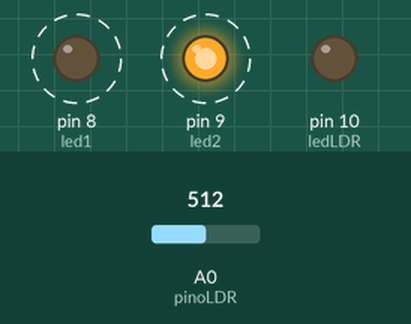
Bench run of a sketch on a simulated Arduino Uno, built with avr-gcc and run on an emulated ATmega328P. Shown: output pins drawn as LEDs (lit = HIGH). Dashed ring = blinking. The test bench sets the inputs (shaded band); at power-on: A0 (pinoLDR) = 512. What the sketch prints to the serial monitor is not drawn.

Above: at 1.2 s.
1.3 s: A0 (pinoLDR) set to 315
4.3 s: A0 (pinoLDR) set to 287
At 4.9 s:
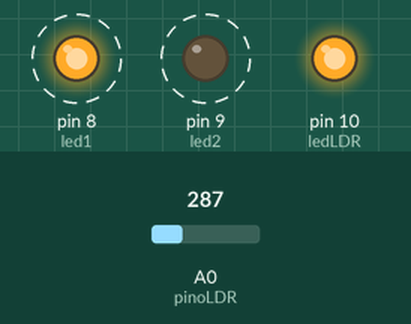
7.3 s: A0 (pinoLDR) set to 306
At 7.9 s:
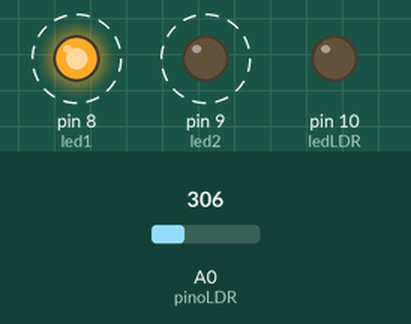
10.3 s: A0 (pinoLDR) set to 290
At 11.4 s:
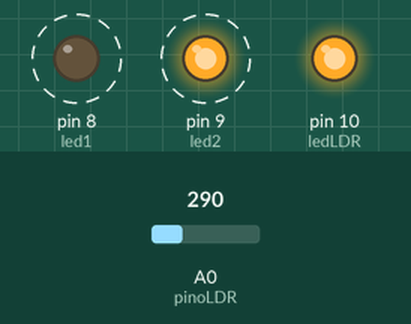
Timing chart, 0 to 14.3 s (numbered marks = the images above; inputs shaded):
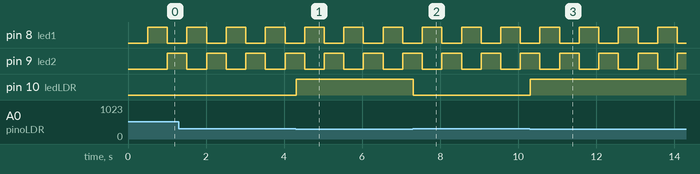

Measured:
- the behaviour switches between 300 and 299 on A0 (pinoLDR) (found by bisection; images 0 and 1)
- after the input at 4.3 s, pin 10 (ledLDR): LOW → HIGH at once
- after the input at 7.3 s, pin 10 (ledLDR): HIGH → LOW at once
- after the input at 10.3 s, pin 10 (ledLDR): LOW → HIGH at once
- by itself, pin 8 (led1), pin 9 (led2): alternates HIGH for 0.50 s and LOW for 0.50 s

The sketch:

if-millis-com-leds-e-ldr.ino
```cpp
const int led1 = 8;
const int led2 = 9;
const int ledLDR = 10;
const int pinoLDR = A0;
const int limite = 300;  // Ajuste conforme necessário

unsigned long tempoAnterior = 0;
const int intervalo = 500;  // 500ms entre piscadas
bool estadoLed = false;

void setup() {
  pinMode(led1, OUTPUT);
  pinMode(led2, OUTPUT);
  pinMode(ledLDR, OUTPUT);
  Serial.begin(9600);
}

void loop() {
  // Controle dos LEDs piscando alternadamente
  if (millis() - tempoAnterior >= intervalo) {
    tempoAnterior = millis();
    estadoLed = !estadoLed;

    digitalWrite(led1, estadoLed);
    digitalWrite(led2, !estadoLed);
  }

  // Controle do LED via LDR
  int leituraLDR = analogRead(pinoLDR);
  Serial.println(leituraLDR);  // Monitorar no Serial Monitor

  if (leituraLDR < limite) {
    digitalWrite(ledLDR, HIGH);  // Acende no escuro
  } else {
    digitalWrite(ledLDR, LOW);   // Apaga na claridade
  }
}
```
